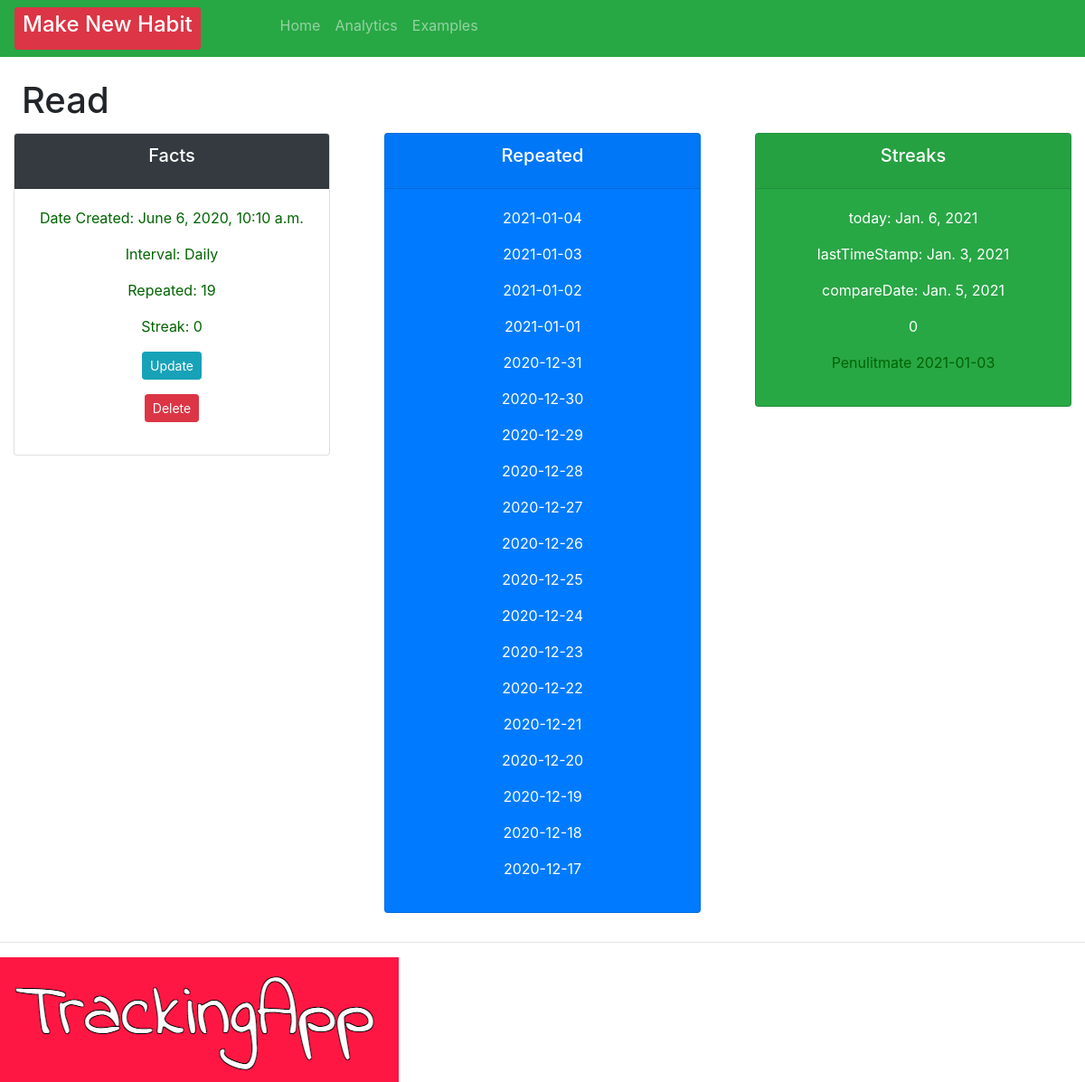
/habit/100, run on an earlier commit of the app's database.
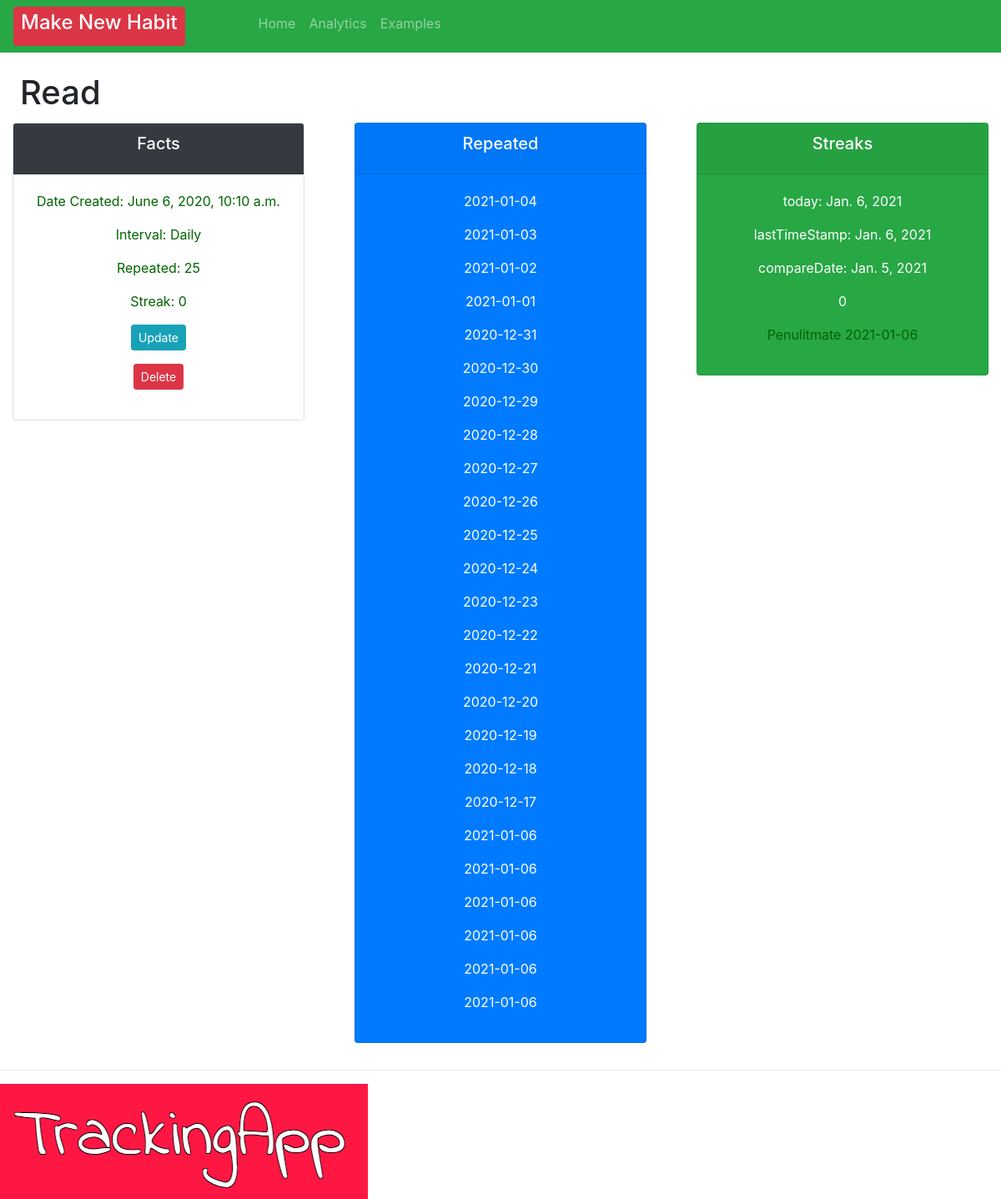
And on a later commit of the database.
### crm/models.py (models this page shows, shortened)
class Order(models.Model):
    INTERVAL = (
            ('Daily', 'Daily'),
            ('Weekly', 'Weekly' ),
                      )
    habit = models.CharField(max_length=200, null=True, blank=True)
    interval = models.CharField(max_length=400, null=True, choices=INTERVAL)
    checked = models.IntegerField(blank=True, default=0, null=True)
    streak = models.IntegerField(blank=True, default=0, null=True)
    created = models.DateTimeField(auto_now=True, auto_now_add=False, editable=False, null=True, blank=True)
    checkedList = models.ManyToManyField(Repeats)
    timeStamp = models.DateTimeField(auto_now=True, blank=True)
    date_created = models.DateTimeField(auto_now_add=True, null=True, editable=False, blank=True)
    test = models.CharField(max_length=200, null=True, blank=True)

class Repeats(models.Model):
    date_created =  models.DateTimeField(auto_now=True, null=True, editable=False, blank=True)
    timeStamp = models.DateField(auto_now_add=True,  auto_now=False, blank=True)
    test = models.CharField(max_length=200, null=True, blank=True)

### crm/views.py (the view)
# urls.py: path('habit/<str:pk>', views.habit, name="habit"),
def habit(request, pk):
    testData = [{
        'habit': 'Call Mum',
        'interval': 'Weekly',
        'date_created': '2020-09-12'
    }]
    repeats = Repeats.objects.get(id=pk)
    orders = Order.objects.all()
    order = Order.objects.get(id=pk)
    repeat = order.checkedList.filter()
    streak = order.streak
    test1 = repeats.test
    secondToLast = order.checkedList.all().order_by('-test')
    print(secondToLast)
    print(secondToLast[1].test)
    penultimate = secondToLast[1].test
    print("last element", order.checkedList.first().test)
    lastChecked = parse_date(penultimate)
    today = date.today()
    oneDayPassed = today - timedelta(days=1)
    delta = lastChecked - oneDayPassed
    delta1 = today -  lastChecked
    print5 = print(delta)
    if today == lastChecked:
                pass
                print("1st loop runs")
    if oneDayPassed == lastChecked:
                streak += 1
                print("2nd loop runs")
    if delta.days > 1:
            streak == 0
            print("3rd loop runs")
    context = {"penultimate":penultimate, "compareDate": oneDayPassed, "today": today, "lastTimeStamp": lastChecked, "testData": testData, "current_streak":streak, "order":order, "repeats": repeats, "repeat": repeat}
    return render(request, 'habit/habit.html', context)

### crm/templates/habit/habit.html (shortened to what this page needs)
{% extends 'habit/main.html' %}
{% block content %}
<br>
<h1 style="margin-left: 2%; margin-bottom: 1%;">
    <td>
        {{ order.habit }}
    </td>
</h1>
<div class="row">
    <div class="col">
        <div class="col-md">
            <div class="card text-center text-white mb-3" id="total-orders">
                <div class="card-header  bg-dark">
                    <h5 class="card-title">Facts</h5>
                </div>
                <div class="card-body">
                    <p style="color: darkgreen">Date Created: {{order.date_created}}</p>
                    <p style="color: darkgreen">Interval: {{ order.interval }}</p>
                    <p style="color: darkgreen">Repeated: {{ order.checkedList.count }}</p>
                    <p style="color: darkgreen">Streak: {{ order.streak }}</p>
                    <p> <a a class="btn btn-sm btn-info" href="{% url 'update_habit' order.id %}">Update</a></p>
                    <p> <a a class="btn btn-sm btn-danger" href="{% url 'delete' order.id %}">Delete</a></p>
                </div>
            </div>
        </div>
    </div>
    <div class="col">
        <div class="col-md">
            <div class="card text-center text-white bg-primary mb-3" id="total-orders">
                <div class="card-header">
                    <h5 class="card-title text-white">Repeated</h5>
                </div>
                <div class="card-body">
                    {% for check in repeat %}
                    <p>{{check.test}}</p>
                    {%endfor%}
                </div>
            </div>
        </div>
    </div>
    <div class="col">
        <div class="col-md">
            <div class="card text-center mb-3 bg-success text-white" id="total-orders">
                <div class="card-header">
                    <h5 class="card-title">Streaks</h5>
                </div>
                <div class="card-body">
                    <p>today: {{today}}</p>
                    <p>lastTimeStamp: {{lastTimeStamp}}</p>
                    <p>compareDate: {{compareDate}}</p>
                    <p>    {{current_streak}}        </p>
                    <p style="color: darkgreen">Penulitmate {{penultimate }}</p>
                </div>
            </div>
        </div>
    </div>
</div>
{% endblock %}

What changed in the data, as far as the page shows it:
changed Order "Read": checkedList.count "19" → "25"
shown differently, row unchanged: Repeats (number 2 of 25 on the later page): test "Jan. 3, 2021" → (not shown)
added Repeats: test "2021-01-06"
added Repeats: test "2021-01-06"
added Repeats: test "2021-01-06"
added Repeats: test "2021-01-06"
added Repeats: test "2021-01-06"
added Repeats: test "2021-01-06"
Also different on the page:
{{ lastTimeStamp }}: (not shown) → "Jan. 6, 2021"
{{ penultimate }}: "2021-01-03" → "2021-01-06"
